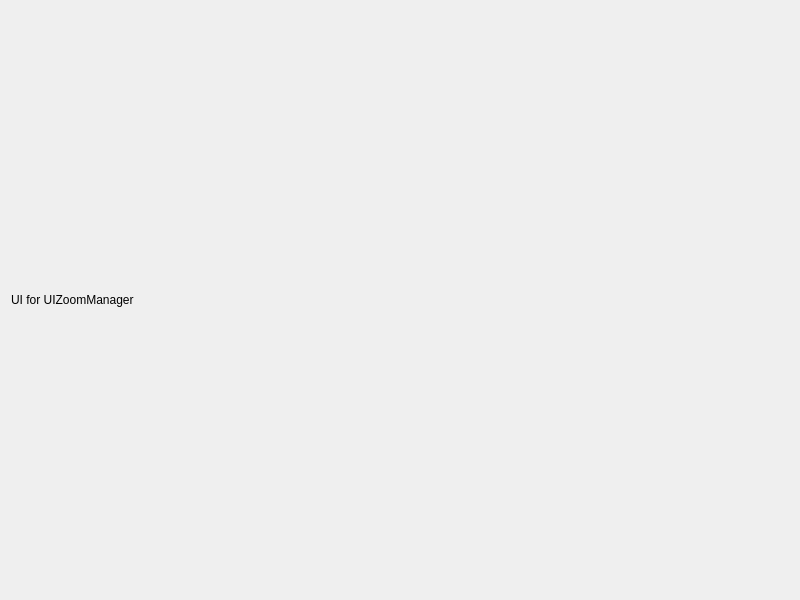
<?xml version="1.0" encoding="UTF-8"?>
<ui version="4.0">
 <class>UIZoomManager</class>
 <widget class="QDialog" name="uIZoomManager">
  <property name="geometry">
   <rect>
    <x>0</x>
    <y>0</y>
    <width>800</width>
    <height>600</height>
   </rect>
  </property>
  <property name="windowTitle">
   <string>U I Zoom Manager</string>
  </property>
  <layout class="QVBoxLayout" name="verticalLayout">
   <item>
    <widget class="QLabel" name="label">
     <property name="text">
      <string>UI for UIZoomManager</string>
     </property>
    </widget>
   </item>
  </layout>
 </widget>
 <resources/>
 <connections/>
</ui>
